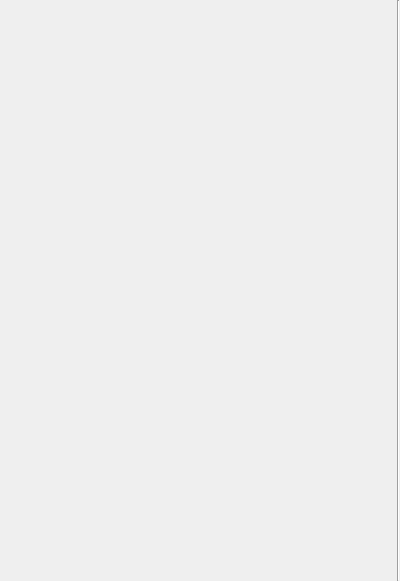
<?xml version="1.0" encoding="UTF-8"?>
<ui version="4.0">
 <class>ElementVertikal</class>
 <widget class="QWidget" name="ElementVertikal">
  <property name="geometry">
   <rect>
    <x>0</x>
    <y>0</y>
    <width>400</width>
    <height>581</height>
   </rect>
  </property>
  <property name="windowTitle">
   <string>Form</string>
  </property>
  <layout class="QHBoxLayout" name="horizontalLayout" stretch="1,0">
   <property name="leftMargin">
    <number>0</number>
   </property>
   <property name="topMargin">
    <number>0</number>
   </property>
   <property name="rightMargin">
    <number>0</number>
   </property>
   <property name="bottomMargin">
    <number>0</number>
   </property>
   <item>
    <layout class="QVBoxLayout" name="verticalLayout_2">
     <item>
      <layout class="QVBoxLayout" name="verticalLayout"/>
     </item>
     <item>
      <spacer name="verticalSpacer">
       <property name="orientation">
        <enum>Qt::Vertical</enum>
       </property>
       <property name="sizeHint" stdset="0">
        <size>
         <width>0</width>
         <height>0</height>
        </size>
       </property>
      </spacer>
     </item>
    </layout>
   </item>
   <item>
    <widget class="Line" name="line">
     <property name="orientation">
      <enum>Qt::Vertical</enum>
     </property>
    </widget>
   </item>
  </layout>
 </widget>
 <resources/>
 <connections/>
</ui>
